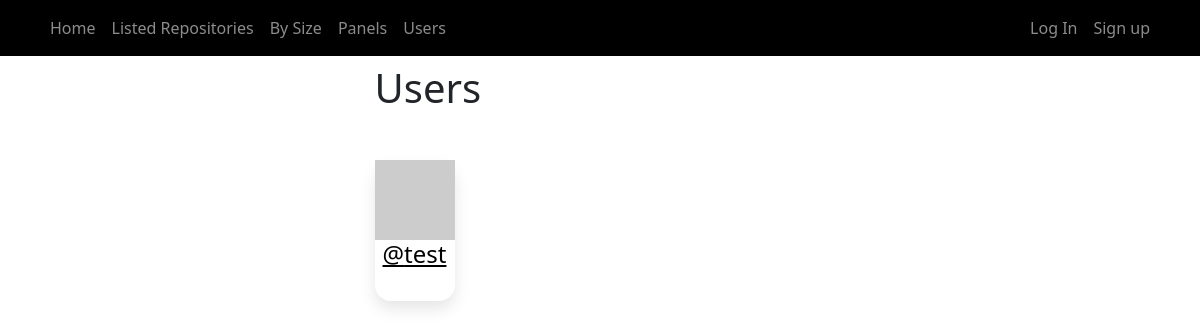
The app's page /account/users/, older data.
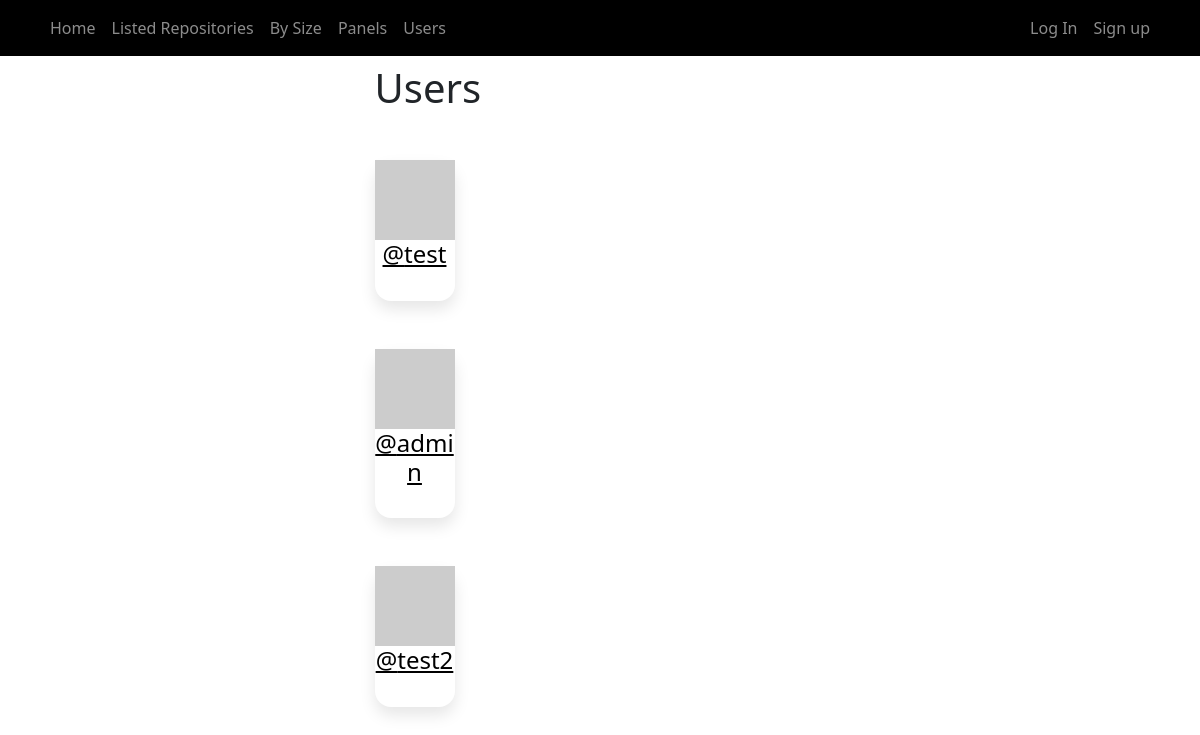
The same page, newer data.
### apps/accounts/models.py (models this page shows)
class User(AbstractUser):
    bio = models.TextField()
    def gravatar(self, size=None):
        GRAVATAR_URL = 'https://gravatar.com/avatar/%s?d=identicon%s'
        email = str(self.email).strip().lower()
        digest = hashlib.md5(email.encode('utf-8')).hexdigest()
        if size:
            size_str = '&s=%i' % size
        else:
            size_str = ''
        return GRAVATAR_URL % (digest, size_str)

### apps/accounts/views.py (the view)
# urls.py: path('users/', views.view_all_users, name='view_all_users'),
def view_all_users(request):
    all_users = User.objects.all()
    context = {
        'users': all_users,
    }
    return render(request, 'accounts/view_all_users.html', context)

### apps/accounts/templates/accounts/view_all_users.html (shortened to what this page needs)
{% extends 'base.html' %}
{% block content %}
<div class="row">
    <div class="col-sm-9 col-md-7 col-lg-5 mx-auto">
        <h1>Users</h1>
        {% for user in users %}
            <a href="{% url "view_profile" user.username %}">
                <div class="card card-signin card-user my-5">
                    <img src="{{ user.gravatar }}" />
                    <h5 class="card-title text-center">@{{ user.username }}</h5>
                </div>
            </a>
        {% endfor %}
    </div>
</div>
{% endblock %}

### apps/core/templates/base.html (shortened to what this page needs)
{% load static %}
<!DOCTYPE html>
<html lang="en">
  <head>
    <link href="{% static 'css/bootstrap/bootstrap.min.css' %}" rel="stylesheet">
    <link href="{% static 'css/signinform.css' %}" rel="stylesheet">
    <link href="{% static 'css/custom.css' %}" rel="stylesheet">
  </head>
<body>
<nav class="navbar navbar-dark navbar-expand-md">
    <div class="container">
        <div class="collapse navbar-collapse" id="navbarSupportedContent">
            <ul class="navbar-nav me-auto">
                <li class="nav-item">
                    <a class="nav-link" href="{% url 'home' %}">Home</a>
                </li>
                     <li class="nav-item">
                    <a class="nav-link" href="{% url 'allrepos' %}">Listed Repositories</a>
                </li>
                <li class="nav-item">
                    <a class="nav-link" href="{% url 'visualrepos' %}">By Size</a>
                </li>
                <li class="nav-item">
                    <a class="nav-link" href="{% url 'viewpanels' %}">Panels</a>
                </li>
                <li class="nav-item">
                    <a class="nav-link" href="{% url 'view_all_users' %}">Users</a>
                </li>
            </ul>
            <ul class="navbar-nav ms-auto">
                {% if request.user.is_authenticated %}
                    <li class="nav-item">
                        <a class="nav-link" href="{% url 'logout' %}" >Sign Out</a>
                    </li>
                    <li class="nav-item">
                        <a class="nav-link" href="{% url 'view_profile' request.user %}" >
                            {{ request.user }}
                            <img src="{{ user.gravatar }}" class="navbar-avatar" />
                        </a>
                    </li>
                {% else %}
                    <li class="nav-item">
                        <a id="log-in-link" class="nav-link" href="{% url 'login' %}">Log In</a>
                    </li>
                    <li class="nav-item">
                        <a id="log-in-link" class="nav-link" href="{% url 'signup' %}">Sign up</a>
                    </li>
                {% endif %}
            </ul>
        </div>
    </nav>
{% block main %}
    <div class="container pt-2">
      {% block content %}{% endblock content %}
    </div>
{% endblock main %}
  </body>
</html>

### apps/core/static/css/signinform.css (style rules this page uses)
.card-signin { border: 0; border-radius: 1rem; box-shadow: 0 0.5rem 1rem 0 rgba(0, 0, 0, 0.1); }
.card-signin .card-title { margin-bottom: 2rem; font-weight: 300; font-size: 1.5rem; }

### apps/core/static/css/custom.css (style rules this page uses)
.navbar { background: black; }
.card-user { max-width: 80px; }
a:link { color: black; transition-duration: 0.4s }

Row changes from the older to the newer data that the page shows:
added User: username "admin"
added User: username "test2"
